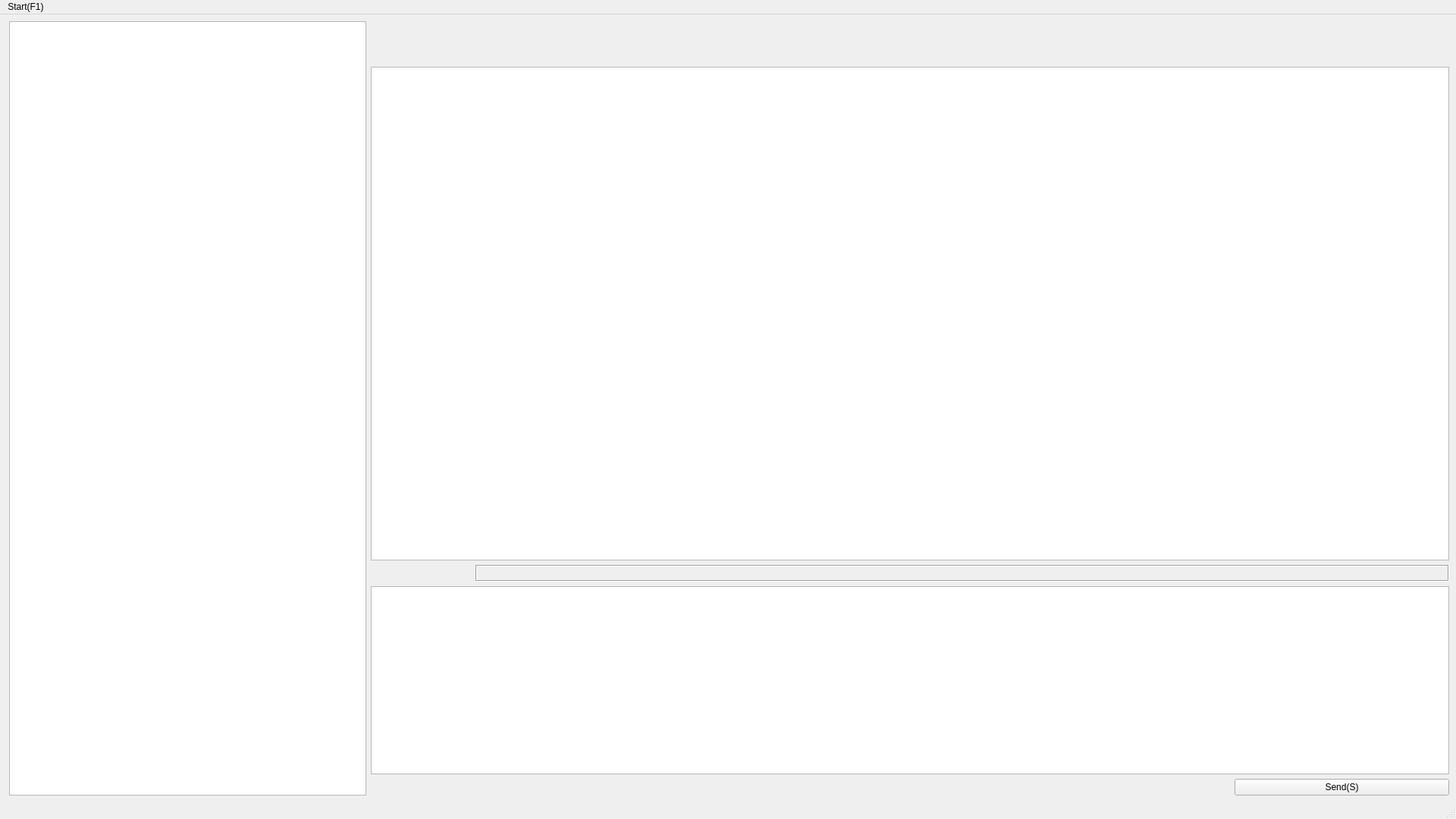
<?xml version="1.0" encoding="UTF-8"?>
<ui version="4.0">
 <class>MainWindow</class>
 <widget class="QMainWindow" name="MainWindow">
  <property name="geometry">
   <rect>
    <x>0</x>
    <y>0</y>
    <width>1920</width>
    <height>1080</height>
   </rect>
  </property>
  <property name="windowTitle">
   <string>ChatGroup</string>
  </property>
  <property name="windowIcon">
   <iconset resource="resources/res.qrc">
    <normaloff>:/cloud.png</normaloff>:/cloud.png</iconset>
  </property>
  <widget class="QWidget" name="centralwidget">
   <layout class="QHBoxLayout" name="horizontalLayout_14">
    <item>
     <layout class="QHBoxLayout" name="horizontalLayout" stretch="1,3">
      <item>
       <layout class="QVBoxLayout" name="verticalLayout_5" stretch="0">
        <property name="sizeConstraint">
         <enum>QLayout::SetDefaultConstraint</enum>
        </property>
        <property name="leftMargin">
         <number>3</number>
        </property>
        <item>
         <widget class="QTableWidget" name="UsrListTableWidget">
          <property name="font">
           <font>
            <family>微软雅黑</family>
            <pointsize>13</pointsize>
           </font>
          </property>
          <property name="selectionMode">
           <enum>QAbstractItemView::SingleSelection</enum>
          </property>
          <property name="selectionBehavior">
           <enum>QAbstractItemView::SelectRows</enum>
          </property>
          <property name="showGrid">
           <bool>false</bool>
          </property>
          <attribute name="horizontalHeaderVisible">
           <bool>false</bool>
          </attribute>
          <attribute name="horizontalHeaderDefaultSectionSize">
           <number>250</number>
          </attribute>
          <attribute name="verticalHeaderVisible">
           <bool>false</bool>
          </attribute>
         </widget>
        </item>
       </layout>
      </item>
      <item>
       <layout class="QVBoxLayout" name="verticalLayout_4" stretch="70,30">
        <item>
         <layout class="QVBoxLayout" name="verticalLayout_8" stretch="10,120">
          <item>
           <layout class="QHBoxLayout" name="horizontalLayout_11" stretch="3,7">
            <item>
             <layout class="QHBoxLayout" name="horizontalLayout_12">
              <item>
               <widget class="QLabel" name="UsrNameLabel">
                <property name="text">
                 <string/>
                </property>
               </widget>
              </item>
             </layout>
            </item>
            <item>
             <layout class="QHBoxLayout" name="horizontalLayout_13">
              <item>
               <widget class="QLabel" name="GroupNameLabel">
                <property name="text">
                 <string/>
                </property>
               </widget>
              </item>
             </layout>
            </item>
           </layout>
          </item>
          <item>
           <layout class="QVBoxLayout" name="verticalLayout_7">
            <item>
             <widget class="QTextBrowser" name="ChatTextBrowser"/>
            </item>
           </layout>
          </item>
         </layout>
        </item>
        <item>
         <layout class="QVBoxLayout" name="verticalLayout_6" stretch="10,150,0">
          <item>
           <layout class="QHBoxLayout" name="horizontalLayout_3" stretch="10,10,10,500">
            <item>
             <layout class="QHBoxLayout" name="horizontalLayout_9">
              <item>
               <widget class="QPushButton" name="CapturePushButton">
                <property name="text">
                 <string/>
                </property>
                <property name="icon">
                 <iconset resource="resources/res.qrc">
                  <normaloff>:/capture.png</normaloff>:/capture.png</iconset>
                </property>
                <property name="iconSize">
                 <size>
                  <width>35</width>
                  <height>35</height>
                 </size>
                </property>
                <property name="flat">
                 <bool>true</bool>
                </property>
               </widget>
              </item>
             </layout>
            </item>
            <item>
             <layout class="QHBoxLayout" name="horizontalLayout_10">
              <item>
               <widget class="QPushButton" name="TranFilePushButton">
                <property name="text">
                 <string/>
                </property>
                <property name="icon">
                 <iconset resource="resources/res.qrc">
                  <normaloff>:/open.png</normaloff>:/open.png</iconset>
                </property>
                <property name="iconSize">
                 <size>
                  <width>35</width>
                  <height>35</height>
                 </size>
                </property>
                <property name="flat">
                 <bool>true</bool>
                </property>
               </widget>
              </item>
             </layout>
            </item>
            <item>
             <layout class="QHBoxLayout" name="horizontalLayout_7">
              <item>
               <widget class="QPushButton" name="EmojiPushButton">
                <property name="text">
                 <string/>
                </property>
                <property name="icon">
                 <iconset resource="resources/res.qrc">
                  <normaloff>:/emoji.png</normaloff>:/emoji.png</iconset>
                </property>
                <property name="iconSize">
                 <size>
                  <width>35</width>
                  <height>35</height>
                 </size>
                </property>
                <property name="flat">
                 <bool>true</bool>
                </property>
               </widget>
              </item>
             </layout>
            </item>
            <item>
             <layout class="QHBoxLayout" name="horizontalLayout_8">
              <item>
               <widget class="QLabel" name="ToolLabel">
                <property name="frameShape">
                 <enum>QFrame::Box</enum>
                </property>
                <property name="frameShadow">
                 <enum>QFrame::Sunken</enum>
                </property>
                <property name="text">
                 <string/>
                </property>
               </widget>
              </item>
             </layout>
            </item>
           </layout>
          </item>
          <item>
           <layout class="QHBoxLayout" name="horizontalLayout_4">
            <item>
             <widget class="QTextEdit" name="ChatTextEdit"/>
            </item>
           </layout>
          </item>
          <item>
           <layout class="QHBoxLayout" name="horizontalLayout_2" stretch="80,20">
            <item>
             <layout class="QHBoxLayout" name="horizontalLayout_6">
              <item>
               <widget class="QLabel" name="label">
                <property name="text">
                 <string> </string>
                </property>
               </widget>
              </item>
             </layout>
            </item>
            <item>
             <layout class="QHBoxLayout" name="horizontalLayout_5">
              <item>
               <widget class="QPushButton" name="SendPushButton">
                <property name="text">
                 <string>Send(S)</string>
                </property>
               </widget>
              </item>
             </layout>
            </item>
           </layout>
          </item>
         </layout>
        </item>
       </layout>
      </item>
     </layout>
    </item>
   </layout>
  </widget>
  <widget class="QMenuBar" name="menubar">
   <property name="geometry">
    <rect>
     <x>0</x>
     <y>0</y>
     <width>1920</width>
     <height>22</height>
    </rect>
   </property>
   <widget class="QMenu" name="StartMenudd">
    <property name="geometry">
     <rect>
      <x>325</x>
      <y>144</y>
      <width>195</width>
      <height>100</height>
     </rect>
    </property>
    <property name="title">
     <string>Start(F1)</string>
    </property>
    <addaction name="actionlogin"/>
    <addaction name="actionlogout"/>
   </widget>
   <addaction name="StartMenudd"/>
  </widget>
  <widget class="QStatusBar" name="statusbar"/>
  <action name="actionlogout">
   <property name="icon">
    <iconset resource="resources/res.qrc">
     <normaloff>:/logout.png</normaloff>:/logout.png</iconset>
   </property>
   <property name="text">
    <string>logout</string>
   </property>
  </action>
  <action name="actionlogin">
   <property name="icon">
    <iconset resource="resources/res.qrc">
     <normaloff>:/login.png</normaloff>:/login.png</iconset>
   </property>
   <property name="text">
    <string>login</string>
   </property>
  </action>
 </widget>
 <resources>
  <include location="resources/res.qrc"/>
 </resources>
 <connections/>
</ui>
